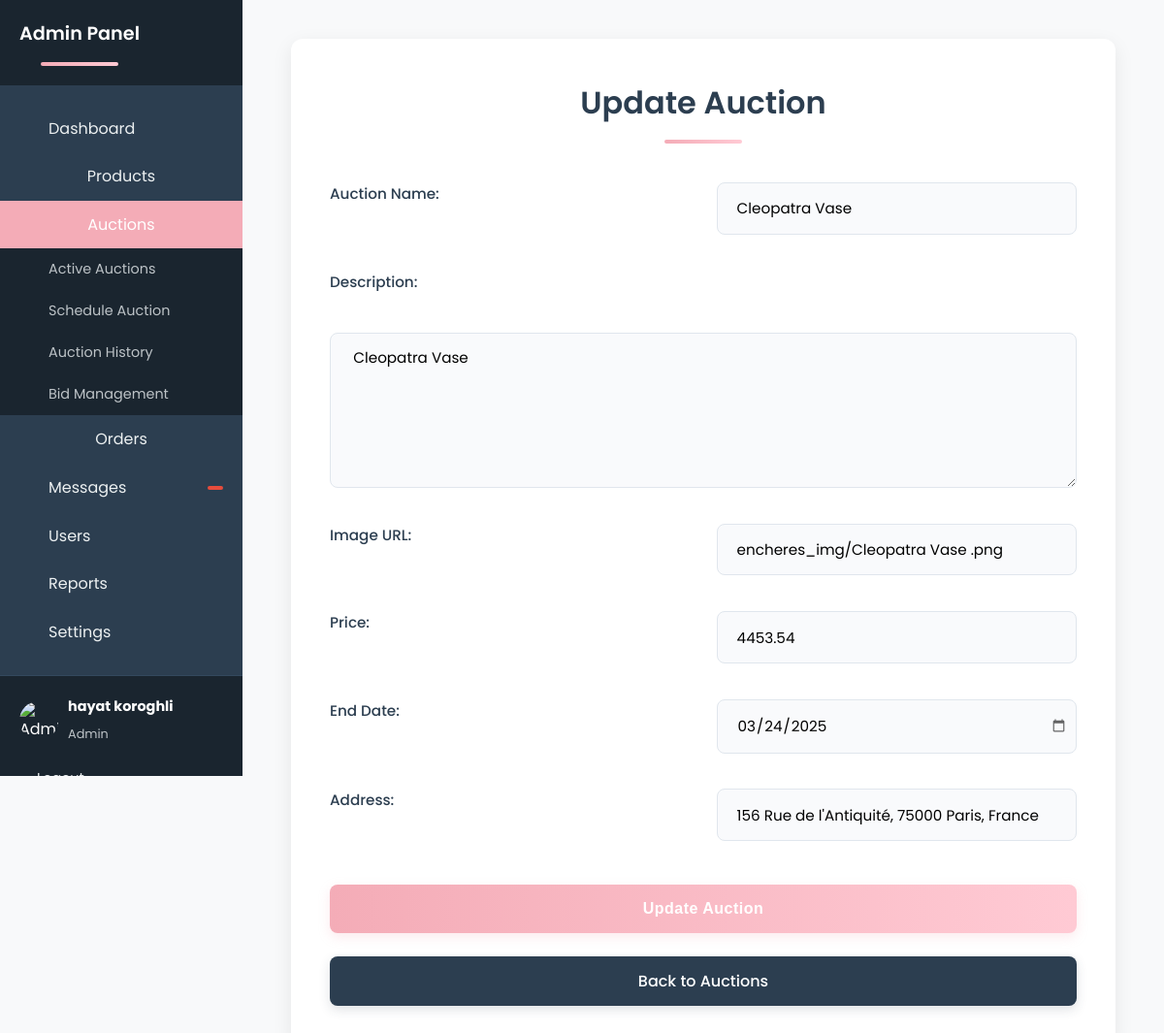
Page /update_enchere/1 (signed in) on the earlier database version.
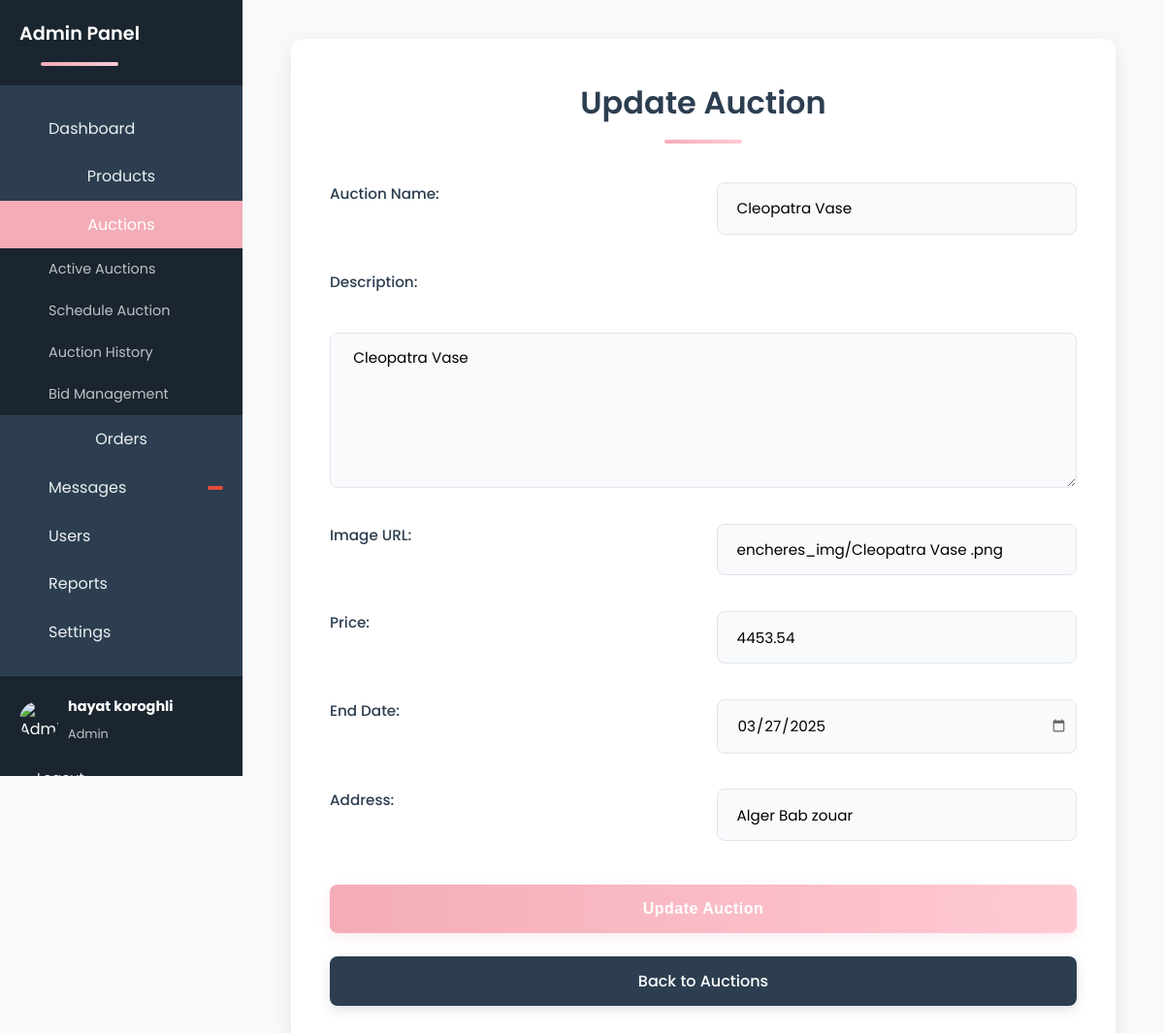
Same page on the later database version.
### tables this page shows
CREATE TABLE enchere (
            id_enchere INTEGER PRIMARY KEY AUTOINCREMENT,
            name TEXT NOT NULL,
            etat TEXT NOT NULL DEFAULT 'En cours',
            description TEXT NOT NULL,
            image_url TEXT, 
            prix REAL NOT NULL,
            date_fin DATE NOT NULL,
            adresse TEXT NOT NULL
        );

### app.py (the view, shortened to what this page needs)
@app.route("/update_enchere/<int:enchere_id>", methods=["GET", "POST"])
@login_required
def update_enchere(enchere_id):
    conn = get_db()
    cursor = conn.cursor()
    enchere = cursor.execute(
        "SELECT * FROM enchere WHERE id_enchere = ?", (enchere_id,)
    ).fetchone()
    if not enchere:
        flash("Auction not found!", "danger")
        return redirect(url_for("gestion_encheres"))
    return render_template("update_enchere.html", enchere=enchere)

### app.py (called while the page is built)
@login_manager.user_loader
def load_user(user_id):
    conn = get_db()
    user = conn.execute("SELECT * FROM users WHERE id = ?", (user_id,)).fetchone()
    conn.close()
    if user:
        return User(
            user["id"],
            user["FirstName"],
            user["LastName"],
            user["Email"],
            user["phoneNum"],
            user["password"],
            user["is_admin"],
        )
    return None

def get_db():
    conn = sqlite3.connect("database.db")
    conn.row_factory = sqlite3.Row
    return conn

### templates/update_enchere.html (shortened to what this page needs)
<!DOCTYPE html>
<html lang="en">
  <head>
    <link
      rel="stylesheet"
      href="{{ url_for('static', filename='admin_manipulation.css') }}" />
      <link
      rel="stylesheet"
      href="{{ url_for('static', filename='navbar.css') }}" />
  </head>
  <body>
    <aside class="sidebar">
      <div class="sidebar-header">
        <h2>Admin Panel</h2>
      </div>
      <ul class="sidebar-menu">
        <li>
          <a href="{{ url_for('home_admin') }}">
            <span>Dashboard</span>
          </a>
        </li>
        <li class="has-submenu">
          <a href="#" class="submenu-toggle">
            <span>Products</span>
          </a>
        </li>
        <li class="has-submenu active">
          <a href="#" class="submenu-toggle">
            <span>Auctions</span>
          </a>
          <ul class="submenu">
            <li>
              <a href="{{ url_for('gestion_encheres') }}">Active Auctions</a>
            </li>
            <li><a href="#">Schedule Auction</a></li>
            <li>
              <a href="{{ url_for('historique_encheres') }}">Auction History</a>
            </li>
            <li><a href="#">Bid Management</a></li>
          </ul>
        </li>
        <li class="has-submenu">
          <a href="#" class="submenu-toggle">
            <span>Orders</span>
          </a>
        </li>
        <li>
          <a href="{{ url_for('admin_messages') }}">
            <span>Messages</span>
            <span class="badge">{{ message_count }}</span>
          </a>
        </li>
        <li>
          <a href="#">
            <span>Users</span>
          </a>
        </li>
        <li>
          <a href="#">
            <span>Reports</span>
          </a>
        </li>
        <li>
          <a href="#">
            <span>Settings</span>
          </a>
        </li>
      </ul>
      <div class="sidebar-footer">
        <div class="user-profile">
          <img
            src="{{ url_for('static', filename='img/admin-avatar.jpg') }}"
            alt="Admin"
          />
          <div class="user-info">
            <h4>{{ current_user.FirstName }} {{ current_user.LastName }}</h4>
            <small>Admin</small>
          </div>
        </div>
        <a href="{{ url_for('logout') }}" class="logout-btn">
          <span>Logout</span>
        </a>
      </div>
    </aside>
    <main class="main-content">
      <div class="form-container">
        <h2>Update Auction</h2>
        <form
  action="{{ url_for('update_enchere', enchere_id=enchere.id_enchere) }}"
  method="POST">
  <label for="name">Auction Name:</label>
  <input type="text" name="name" value="{{ enchere.name }}" required />
  <label for="description">Description:</label>
  <textarea name="description" class="description-box" required>
{{ enchere.description }}</textarea
  >
  <label for="image_url">Image URL:</label>
  <input type="text" name="image_url" value="{{ enchere.image_url }}" />
  <label for="prix">Price:</label>
  <input
    type="number"
    step="0.01"
    name="prix"
    value="{{ enchere.prix }}"
    required />
  <label for="date_fin">End Date:</label>
  <input
    type="date"
    name="date_fin"
    value="{{ enchere.date_fin }}"
    required />
  <label for="adresse">Address:</label>
  <input
    type="text"
    name="adresse"
    value="{{ enchere.adresse }}"
    required />
  <button type="submit">Update Auction</button>
</form>
        <a href="{{ url_for('gestion_encheres') }}" class="back-link">Back to Auctions</a>
      </div>
    </main>
  </body>
</html>

Differences in the rows shown:
changed enchere "Cleopatra Vase": date_fin "03/24/2025" → "03/27/2025"; adresse "156 Rue de l'Antiquité, 75000 Paris, France" → "Alger Bab zouar"
